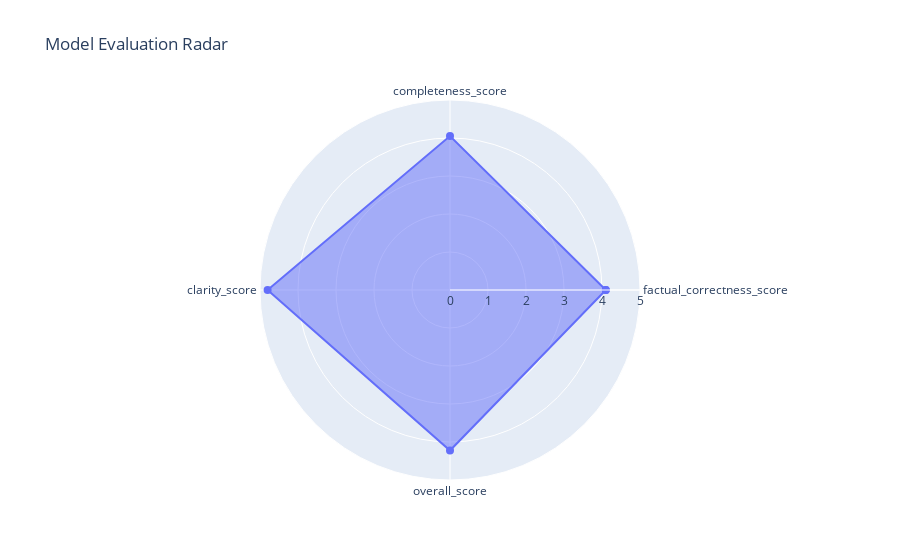

Notebook code cell kept with this figure:
### Code cell
radar_plot(final_df)

### Figure 1 — Plotly figure (JSON) as saved in the notebook; plotly's stock layout.template omitted (floating-point values rounded to 4 significant figures)
{"data": [{"fill": "toself", "marker": {"size": 8}, "mode": "lines+markers", "r": [4.1, 4.05, 4.8, 4.225, 4.1], "theta": ["factual_correctness_score", "completeness_score", "clarity_score", "overall_score", "factual_correctness_score"], "type": "scatterpolar"}], "layout": {"polar": {"radialaxis": {"dtick": 1, "range": [0, 5]}}, "showlegend": false, "title": {"text": "Model Evaluation Radar"}}}
